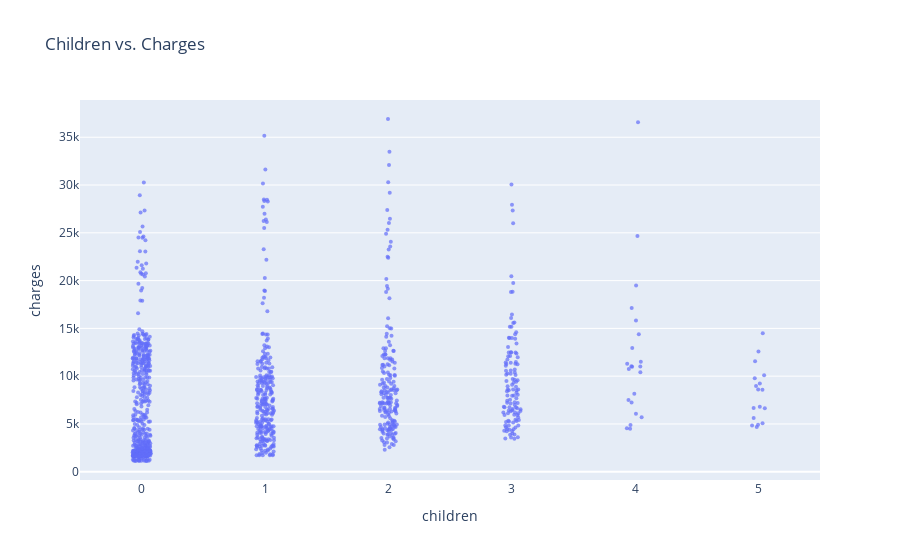

Notebook cell for this chart:
### Code cell
fig = px.strip(
    non_smoker_df,
    x='children',
    y='charges',
    title="Children vs. Charges"    
)
fig.update_traces(marker_size=4, marker_opacity=0.7)
fig.show()

### Figure 1 — Plotly figure (JSON) as saved in the notebook; plotly's stock layout.template omitted (floating-point values rounded to 4 significant figures; data arrays with more than 128 entries replaced by an {"elided": "..."} marker saying what was removed)
{"data": [{"alignmentgroup": "True", "boxpoints": "all", "fillcolor": "rgba(255,255,255,0)", "hoveron": "points", "hovertemplate": "children=%{x}<br>charges=%{y}<extra></extra>", "legendgroup": "", "line": {"color": "rgba(255,255,255,0)"}, "marker": {"color": "#636efa", "opacity": 0.7, "size": 4}, "name": "", "offsetgroup": "", "orientation": "v", "pointpos": 0, "showlegend": false, "type": "box", "x": {"elided": "1064 int values"}, "x0": " ", "xaxis": "x", "y": {"elided": "1064 float values"}, "y0": " ", "yaxis": "y"}], "layout": {"boxmode": "group", "legend": {"tracegroupgap": 0}, "title": {"text": "Children vs. Charges"}, "xaxis": {"anchor": "y", "domain": [0, 1], "title": {"text": "children"}}, "yaxis": {"anchor": "x", "domain": [0, 1], "title": {"text": "charges"}}}}
